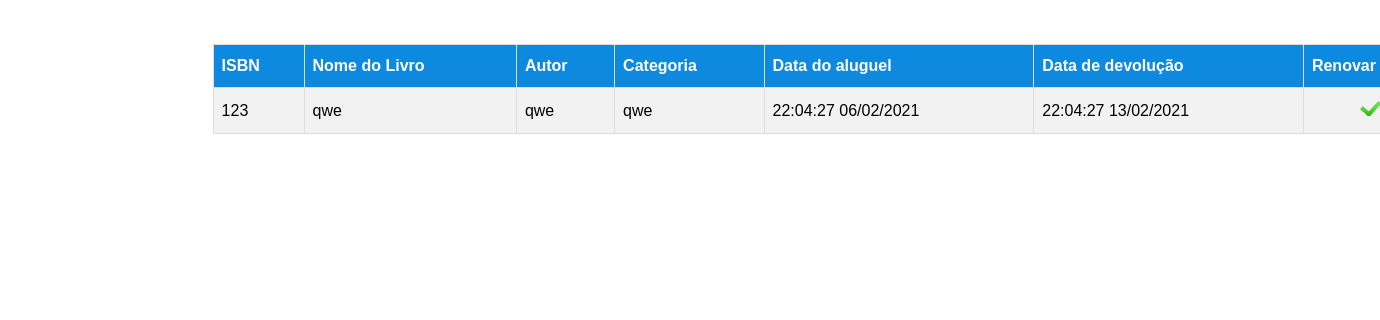
Page /modulos/meusLivros/meusLivros.php (signed in) on the committed database.
### tables this page shows
CREATE TABLE `aluguel_livro` (
  `id_aluguel` int(11) NOT NULL,
  `id_aluno` int(11) NOT NULL,
  `id_livro` int(11) NOT NULL,
  `data_aluguel` datetime NOT NULL,
  `data_vencimento` datetime NOT NULL,
  `confirmado` int(11) NOT NULL DEFAULT 0
);

CREATE TABLE `livro` (
  `id_livro` int(11) NOT NULL,
  `isbn` varchar(100) NOT NULL,
  `nome_livro` varchar(150) NOT NULL,
  `autor` varchar(100) NOT NULL,
  `categoria` varchar(100) NOT NULL
);

### funcoes/funcoes.php (called while the page is built, shortened)
<?php
include_once 'conexao.php';
class Biblioteca
{
	public function meusLivros($id_aluno)
    {
        try{
			$mySQL = new MySQL;
			$mySQL->connMySQL();
			$sql = "SELECT l.id_livro, l.isbn, l.nome_livro, l.autor, l.categoria, al.data_aluguel, al.data_vencimento
					FROM livro AS l
					INNER JOIN aluguel_livro AS al
					ON al.id_livro = l.id_livro
					WHERE al.id_aluno = '{$id_aluno}'
					AND al.confirmado = 1";
			$exe = $mySQL->runQuery($sql);
			$x = 0;
			$arrayConfig = array();
			while ($inf = mysqli_fetch_array($exe))
			{
				$arrayConfig[$x]["id_livro"]       = $inf["id_livro"];
				$arrayConfig[$x]["isbn"] 	       = $inf["isbn"];
                $arrayConfig[$x]["nome_livro"] 	       = $inf["nome_livro"];
                $arrayConfig[$x]["autor"] 	       = $inf["autor"];
                $arrayConfig[$x]["categoria"] 	       = $inf["categoria"];
				$arrayConfig[$x]["data_aluguel"] 	       = $inf["data_aluguel"];
				$arrayConfig[$x]["data_vencimento"] 	       = $inf["data_vencimento"];
				$x++;
			}
			$arrayRetorno["status"]   = "ok";
			$arrayRetorno["mensagem"] = "ok.";
			$arrayRetorno["retorno"]  = $arrayConfig;
			return $arrayRetorno;
		}catch( Exception $e ){
			$arrayRetorno["status"]   = "erro";
			$arrayRetorno["mensagem"] = $e->getMessage();
			$arrayRetorno["retorno"]  = "";
			return $arrayRetorno;
		}
	}
}
?>

### funcoes/conexao.php (called while the page is built, shortened)
<?php
class MySQL
{
	var $host   = '127.0.0.1';
	var $usr    = 'root';
	var $pw     = '';
	var $bDados = 'projetoweb';
	var $conn;
	function connMySQL(){
		$this->conn = mysqli_connect($this->host, $this->usr, $this->pw, $this->bDados);
	}
	function runQuery($sql){
		if($this->resultado = mysqli_query($this->conn, $sql)){
			return $this->resultado;
		}else{
			echo '<p>N&atilde;o foi poss&iacute;vel executar a instru&ccedil;&atilde;o SQL.</p>
				  <p><b>Erro MySQL ['. mysqli_errno($this->conn) .']: ' . mysqli_error($this->conn) . '</b></p>
				   <p><pre>'.$sql.'</pre></p>';
			exit();
		}
	}
	function closeConnMySQL(){
		return mysqli_close($this->conn);
	}
}
?>

### modulos/meusLivros/meusLivros.php (the view, shortened to what this page needs)
<?php
include_once '../../funcoes/funcoes.php';
$acaoListarLivro = new Biblioteca();
$id_aluno = $_SESSION["id_usuario"];
$arrayLivros = $acaoListarLivro ->meusLivros($id_aluno)
?>
<!DOCTYPE html>
<html lang="en">
<head>
    <link rel="stylesheet" href="../../estilos/tabela.css">
</head>
<body>
    <br><br>
<table id="customers">
  <tr>
    <th>ISBN</th>
    <th>Nome do Livro</th>
    <th>Autor</th>
    <th>Categoria</th>
    <th>Data do aluguel</th>
    <th>Data de devolução</th>
    <th>Renovar</th>
  </tr>
  <?php
  for ($i=0; $i < count($arrayLivros["retorno"]); $i++) {
    echo "
      <tr>
          <td>".$arrayLivros["retorno"][$i]["isbn"]."</td>
          <td>".$arrayLivros["retorno"][$i]["nome_livro"]."</td>
          <td>".$arrayLivros["retorno"][$i]["autor"]."</td>
          <td>".$arrayLivros["retorno"][$i]["categoria"]."</td>
          <td>".date('H:i:s d/m/Y', strtotime($arrayLivros["retorno"][$i]["data_aluguel"]))."</td>
          <td>".date('H:i:s d/m/Y', strtotime($arrayLivros["retorno"][$i]["data_vencimento"]))."</td>
          <td align='center'> <a href='../pesquisaLivros/renovarLivros.php?idlivros=".$arrayLivros['retorno'][$i]['id_livro']."&idaluno=".$_SESSION['id_usuario']."'><img src='../../img/check.png' alt='' style='width:25px; height:25px;'></a></td>
          <td align='center'> <a href='../pesquisaLivros/devolverLivros.php?idlivros=".$arrayLivros['retorno'][$i]['id_livro']."&idaluno=".$_SESSION['id_usuario']."'><img src='../../img/delete.png' alt='' style='width:25px; height:25px;'></a></td>
      </tr>
    ";
  }
  ?>
</table>
</body>
</html>

### estilos/tabela.css (style rules this page uses)
#customers { font-family: Arial, Helvetica, sans-serif; border-collapse: collapse; width: 100%; }
#customers td, #customers th { border: 1px solid #ddd; padding: 8px; }
#customers tr:nth-child(even) { background-color: #f2f2f2; }
#customers th { padding-top: 12px; padding-bottom: 12px; text-align: left; background-color: #0e89e0; color: white; }

### modulos/meusLivros/meusLivros.php (style rules this page uses)
#customers { position: relative; right: -15%; }

### rows in the picture
aluguel_livro: id_livro.isbn "123", id_livro.nome_livro "qwe", id_livro.autor "qwe", id_livro.categoria "qwe", data_aluguel "22:04:27 06/02/2021", data_vencimento "22:04:27 13/02/2021"
